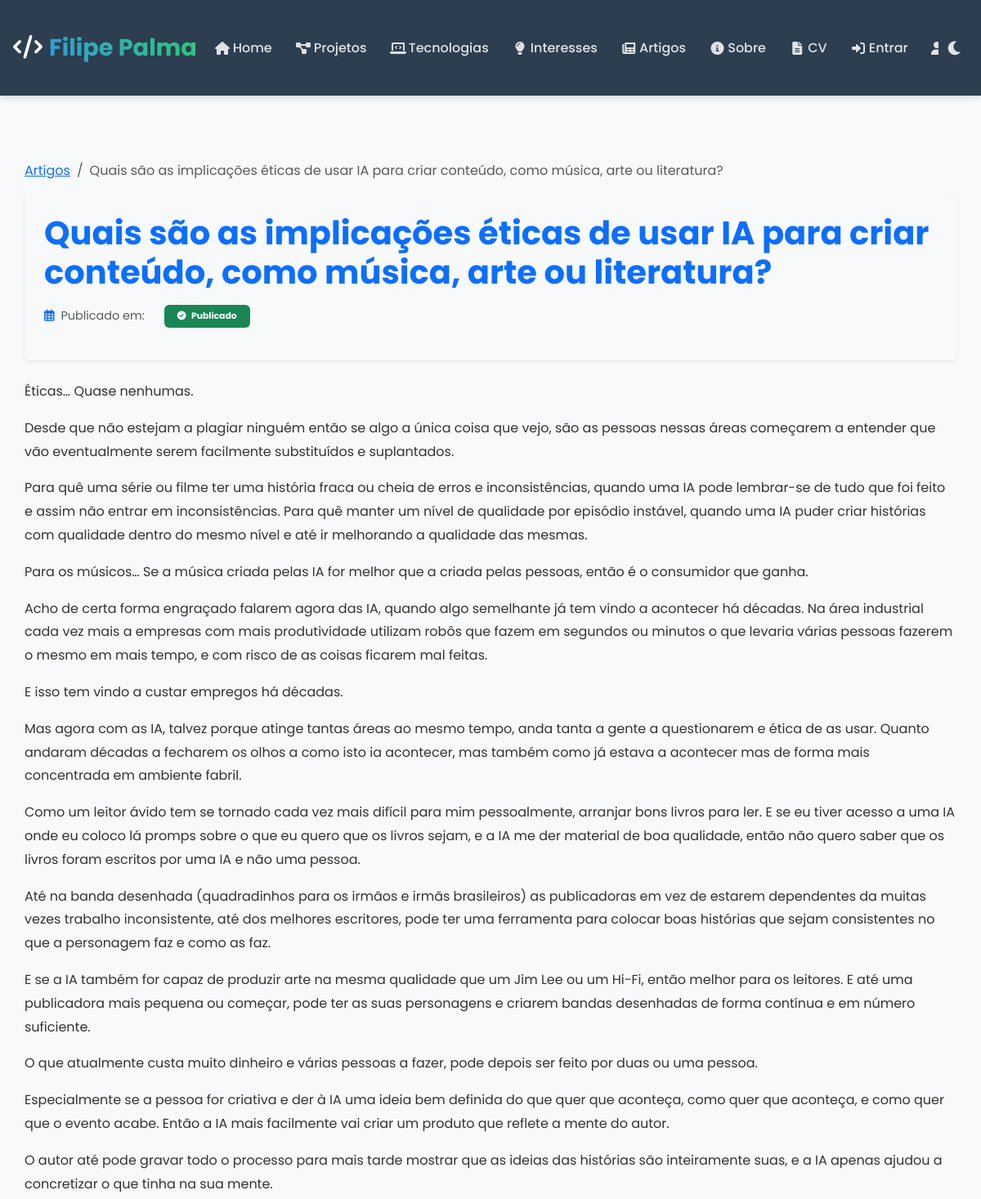
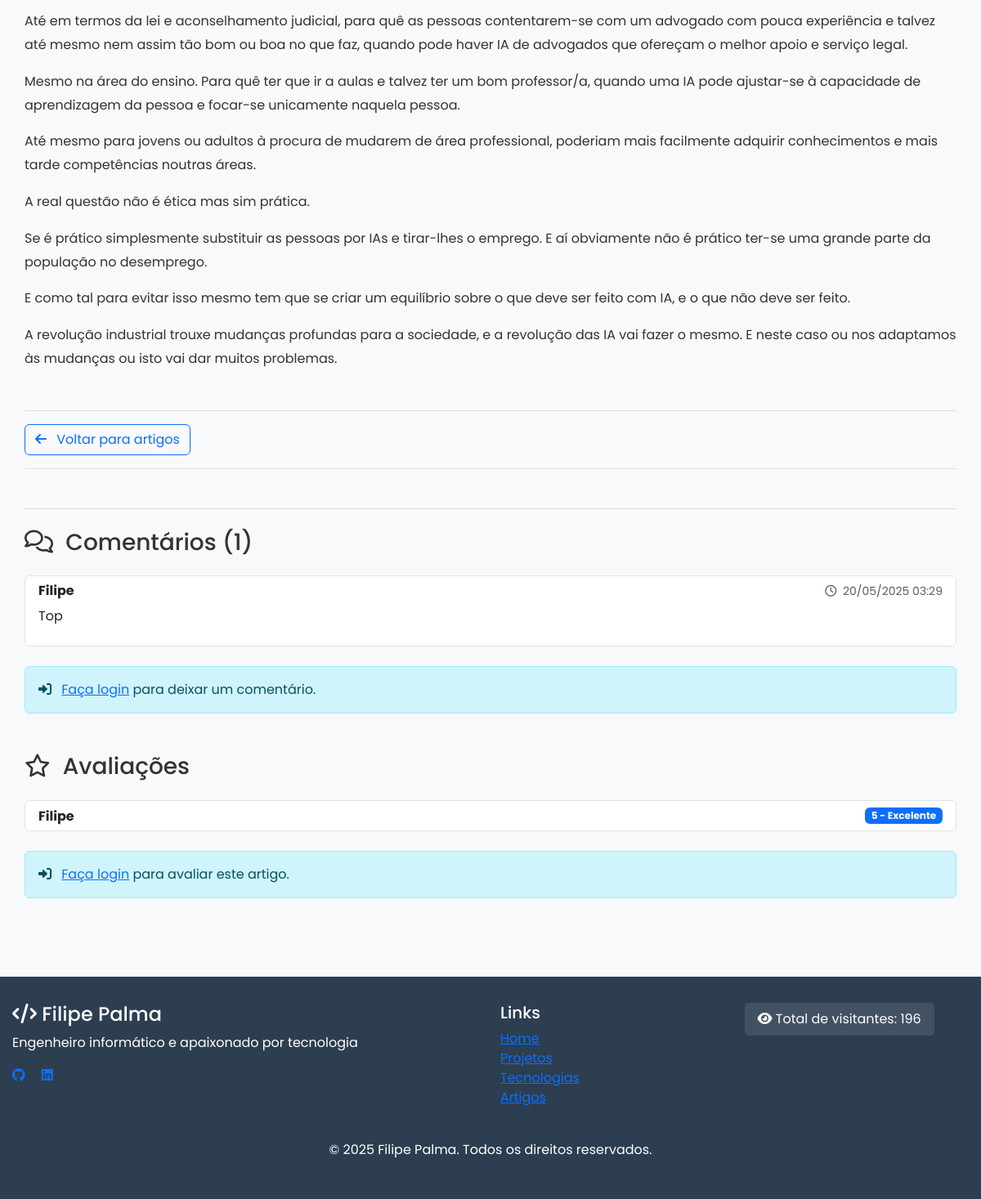
/artigos/quais-sao-as-implicacoes-eticas-de-usar-ia-para-cr/, run on the app's committed database (2 pictures, top to bottom).
### artigos/models.py (models this page shows, shortened)
class Artigo(models.Model):
    STATUS_CHOICES = (
        ('rascunho', 'Rascunho'),
        ('publicado', 'Publicado'),
    )
    titulo = models.CharField(max_length=200)
    subtitulo = models.CharField(max_length=200, blank=True)
    slug = models.SlugField(unique=True)
    autor = models.ForeignKey(Autor, on_delete=models.CASCADE, related_name='artigos')
    conteudo = models.TextField()
    imagem_capa = models.ImageField(upload_to='artigos/capas/', blank=True, null=True)
    data_criacao = models.DateTimeField(auto_now_add=True)
    data_atualizacao = models.DateTimeField(auto_now=True)
    data_publicacao = models.DateTimeField(null=True, blank=True)
    status = models.CharField(max_length=10, choices=STATUS_CHOICES, default='rascunho')
    categorias = models.ManyToManyField(Categoria, related_name='artigos')
    tags = models.ManyToManyField(Tag, related_name='artigos', blank=True)
    tempo_leitura = models.PositiveIntegerField(help_text='Tempo estimado de leitura em minutos', default=5)
    destaque = models.BooleanField(default=False, help_text='Artigo em destaque na página inicial')
    fonte_original = models.URLField(blank=True, help_text='URL da fonte original do artigo, se aplicável')
    class Meta:
        verbose_name = 'Artigo'
        verbose_name_plural = 'Artigos'
        ordering = ['-data_publicacao', '-data_criacao']

class Comentario(models.Model):
    artigo = models.ForeignKey(Artigo, on_delete=models.CASCADE, related_name='comentarios')
    usuario = models.ForeignKey(User, on_delete=models.SET_NULL, null=True, blank=True, related_name='comentarios')
    nome = models.CharField(max_length=100, help_text="Preenchido automaticamente do usuário")
    email = models.EmailField(help_text="Preenchido automaticamente do usuário")
    website = models.URLField(blank=True)
    conteudo = models.TextField(help_text="Apenas texto é permitido nos comentários.")
    data_criacao = models.DateTimeField(auto_now_add=True)
    aprovado = models.BooleanField(default=False)
    parent = models.ForeignKey('self', null=True, blank=True, on_delete=models.CASCADE, related_name='respostas')
    class Meta:
        verbose_name = 'Comentário'
        verbose_name_plural = 'Comentários'
        ordering = ['data_criacao']

class Avaliacao(models.Model):
    PONTUACAO_CHOICES = (
        (1, '1 - Fraco'),
        (2, '2 - Regular'),
        (3, '3 - Bom'),
        (4, '4 - Muito Bom'),
        (5, '5 - Excelente'),
    )
    artigo = models.ForeignKey(Artigo, on_delete=models.CASCADE, related_name='avaliacoes')
    usuario = models.ForeignKey(User, on_delete=models.SET_NULL, null=True, blank=True, related_name='avaliacoes')
    nome = models.CharField(max_length=100, help_text="Preenchido automaticamente do usuário")
    email = models.EmailField(help_text="Preenchido automaticamente do usuário")
    pontuacao = models.IntegerField(choices=PONTUACAO_CHOICES,
                                   help_text="Avalie de 1 a 5 estrelas")
    comentario = models.TextField(blank=True, help_text="Não utilizado conforme requisito")
    data_criacao = models.DateTimeField(auto_now_add=True)
    class Meta:
        verbose_name = 'Avaliação'
        verbose_name_plural = 'Avaliações'
        unique_together = ('artigo', 'email')

### artigos/views.py (the view, shortened to what this page needs)
# urls.py: path('<slug:slug>/', ArtigoDetailView.as_view(), name='artigo-detail'),
class ArtigoDetailView(generic.DetailView):
    model = Artigo
    template_name = 'artigos/artigo_detail.html'
    context_object_name = 'artigo'
    def get_context_data(self, **kwargs):
        ctx = super().get_context_data(**kwargs)
        ctx['comentarios'] = self.object.comentarios.filter(aprovado=True)
        ctx['form_comentario'] = ComentarioForm()
        ctx['avaliacoes'] = self.object.avaliacoes.all()
        ctx['form_avaliacao'] = AvaliacaoForm()
        user = self.request.user
        ctx['pode_aprovar_comentarios'] = user.is_superuser or user.has_perm('artigos.change_comentario')
        ctx['pode_editar_artigo'] = user.is_superuser or user.has_perm('artigos.change_artigo')
        ctx['pode_excluir_artigo'] = user.is_superuser or user.has_perm('artigos.delete_artigo')
        ctx['pode_gerenciar_usuarios'] = user.is_superuser or user.has_perm('auth.change_user')
        ctx['is_autor'] = user.groups.filter(name='Autores').exists() if user.is_authenticated else False
        ctx['is_gestor'] = user.groups.filter(name='Gestores').exists() if user.is_authenticated else False
        ctx['is_superuser'] = user.is_superuser if user.is_authenticated else False
        return ctx

### portfolio/context_processors.py (called while the page is built)
def visitor_count(request):
    return {
        'visitor_count': Visitor.get_total_count()
    }

### portfolio/models.py (called while the page is built)
    @classmethod
    def get_total_count(cls):
        return cls.objects.count()

    @classmethod
    def get_or_create_visitor(cls, session_key):
        visitor, created = cls.objects.get_or_create(session_key=session_key)
        return visitor

### artigos/templates/artigos/artigo_detail.html (shortened to what this page needs)
{% extends 'artigos/base.html' %}
{% load static %}
{% block article_content %}
<div class="container" data-aos="fade-up">
  <nav aria-label="breadcrumb" class="my-3">
    <ol class="breadcrumb">
      <li class="breadcrumb-item"><a href="{% url 'artigos:artigo-list' %}">Artigos</a></li>
      <li class="breadcrumb-item active" aria-current="page">{{ artigo.titulo }}</li>
    </ol>
  </nav>
  <article>
    <header class="mb-4 p-4 bg-light rounded shadow-sm">
      <h1 class="fw-bold mb-3 text-primary">{{ artigo.titulo }}</h1>
      <div class="article-meta d-flex flex-wrap align-items-center mb-2">
        <div class="me-4 mb-2">
          <i class="far fa-calendar-alt me-1 text-primary"></i>
          <span class="text-muted">Publicado em:</span>
        </div>
        {% if artigo.status %}
          <div class="mb-2">
            <span class="badge bg-{% if artigo.status == 'publicado' %}success{% else %}warning{% endif %} px-3 py-2">
              <i class="fas fa-{% if artigo.status == 'publicado' %}check-circle{% else %}clock{% endif %} me-1"></i>
              {{ artigo.status|title }}
            </span>
          </div>
        {% endif %}
      </div>
    </header>
    <div class="article-content mb-5">
      {{ artigo.conteudo|linebreaks }}
    </div>
    <div class="article-actions border-top border-bottom py-3 mb-5">
      <div class="d-flex justify-content-between align-items-center">
        <a href="{% url 'artigos:artigo-list' %}" class="btn btn-outline-primary">
          <i class="fas fa-arrow-left me-2"></i> Voltar para artigos
        </a>
      </div>
    </div>
    <div class="comment-section" id="comentarios">
      <h3 class="mb-4"><i class="far fa-comments me-2"></i> Comentários ({{ comentarios|length }})</h3>
      {% if comentarios %}
        <div class="list-group mb-4">
          {% for c in comentarios %}
            <div class="list-group-item list-group-item-action" data-aos="fade-up" data-aos-delay="{{ forloop.counter|add:'50' }}">
              <div class="d-flex justify-content-between align-items-start mb-2">
                <h6 class="mb-0 fw-bold">{{ c.nome }}</h6>
                <small class="text-muted"><i class="far fa-clock me-1"></i> {{ c.data_criacao|date:"d/m/Y H:i" }}</small>
              </div>
              <div>{{ c.conteudo|linebreaks }}</div>
            </div>
          {% empty %}
            <div class="alert alert-light text-center">Nenhum comentário aprovado.</div>
          {% endfor %}
        </div>
      {% endif %}
      {% if user.is_authenticated %}
        <div class="card shadow-sm mb-5" data-aos="fade-up">
          <div class="card-header bg-light">
            <h5 class="mb-0"><i class="far fa-comment me-2"></i> Deixe um comentário</h5>
          </div>
          <div class="card-body">
            <form method="post">
              {% csrf_token %}
              {% if user.is_authenticated %}
                <div class="alert alert-info mb-3">
                  <i class="fas fa-info-circle me-2"></i>
                  {% if is_superuser or is_autor %}
                    Seus comentários serão aprovados automaticamente.
                  {% else %}
                    Seu comentário será publicado após aprovação por um autor.
                  {% endif %}
                </div>
              {% endif %}
              <div class="mb-3">
                <label for="id_conteudo" class="form-label">Comentário</label>
                {{ form_comentario.conteudo.errors }}
                <textarea name="conteudo" id="id_conteudo" class="form-control" rows="4" placeholder="Seu comentário (apenas texto)...">{{ form_comentario.conteudo.value|default:'' }}</textarea>
                <small class="form-text text-muted">Apenas texto é permitido nos comentários.</small>
              </div>
              <button type="submit" name="submit_comentario" class="btn btn-primary">
                <i class="fas fa-paper-plane me-2"></i> Enviar comentário
              </button>
            </form>
          </div>
        </div>
      {% else %}
        <div class="alert alert-info mb-5">
          <i class="fas fa-sign-in-alt me-2"></i>
          <a href="{% url 'login' %}?next={{ request.path }}">Faça login</a> para deixar um comentário.
        </div>
      {% endif %}
      <h3 class="mb-4"><i class="far fa-star me-2"></i> Avaliações</h3>
      {% if avaliacoes %}
        <div class="list-group mb-4">
          {% for a in avaliacoes %}
            <div class="list-group-item list-group-item-action" data-aos="fade-up" data-aos-delay="{{ forloop.counter|add:'50' }}">
              <div class="d-flex justify-content-between align-items-center">
                <h6 class="mb-0 fw-bold">{{ a.nome }}</h6>
                <span class="badge bg-primary">{{ a.get_pontuacao_display }}</span>
              </div>
            </div>
          {% empty %}
            <div class="alert alert-light text-center">Nenhuma avaliação disponível.</div>
          {% endfor %}
        </div>
      {% endif %}
      {% if user.is_authenticated %}
        <div class="card shadow-sm" data-aos="fade-up">
          <div class="card-header bg-light">
            <h5 class="mb-0"><i class="fas fa-star-half-alt me-2"></i> Avalie este artigo</h5>
          </div>
          <div class="card-body">
            <form method="post">
              {% csrf_token %}
              <div class="mb-3">
                <label for="id_pontuacao" class="form-label">Pontuação</label>
                {{ form_avaliacao.pontuacao.errors }}
                {{ form_avaliacao.pontuacao }}
                <small class="form-text text-muted">Escolha uma pontuação de 1 a 5 estrelas.</small>
              </div>
              <button type="submit" name="submit_avaliacao" class="btn btn-primary">
                <i class="fas fa-paper-plane me-2"></i> Enviar avaliação
              </button>
            </form>
          </div>
        </div>
      {% else %}
        <div class="alert alert-info">
          <i class="fas fa-sign-in-alt me-2"></i>
          <a href="{% url 'login' %}?next={{ request.path }}">Faça login</a> para avaliar este artigo.
        </div>
      {% endif %}
    </div>
  </article>
</div>
{% endblock %}

### static/portfolio/css/style.css (style rules this page uses)
:root { --primary-color: #3498db; --secondary-color: #2ecc71; --bg-color: #f8f9fa; --text-color: #333; --card-bg: #fff; --header-bg: #2c3e50; --footer-bg: #2c3e50; --border-color: #ddd; --hover-color: #e9ecef; --error-color: #dc3545; }
html, body { overflow-x: hidden; width: 100%; max-width: 100%; }
body { font-family: 'Poppins', sans-serif; background-color: var(--bg-color); color: var(--text-color); transition: all 0.3s ease-in-out; min-height: 100vh; display: flex; flex-direction: column; margin: 0; padding: 0; }
header { background-color: var(--header-bg); color: #fff; padding: 1.5rem 0; box-shadow: 0 4px 6px rgba(0, 0, 0, 0.1); }
.btn { position: relative; overflow: hidden; z-index: 1; }
.btn::before { content: ''; position: absolute; top: 0; left: -100%; width: 100%; height: 100%; background: rgba(255, 255, 255, 0.2); transition: left 0.3s ease; z-index: -1; }

### static/portfolio/css/navbar-fix.css (style rules this page uses)
.navbar, .container { max-width: 100vw !important; box-sizing: border-box; overflow-x: hidden; }
body { position: relative; width: 100%; max-width: 100vw; }
.container, .container-fluid { padding-left: 15px; padding-right: 15px; width: 100%; max-width: 100vw; }

### static/portfolio/css/landscape-fix.css (style rules this page uses)
html, body { overflow-x: hidden; max-width: 100%; }

### artigos/templates/artigos/base.html (style rules this page uses)
.article-actions { margin-top: 1.5rem; }
.article-meta { font-size: 0.9rem; color: var(--text-muted); margin-bottom: 1rem; }
.article-content { line-height: 1.8; }
.comment-section { margin-top: 3rem; padding-top: 1.5rem; border-top: 1px solid var(--border-color); }

### data on the page
Artigo: titulo "Quais são as implicações éticas de usar IA para criar conteúdo, como música, arte ou literatura?", status "Publicado", conteudo "Éticas… Quase nenhumas. Desde que não estejam a plagiar ninguém então se algo a única coisa que vejo, são as pessoas nessas áreas começarem a entender que vão eventualmente serem facilmente substituídos e suplantados. Para quê uma série ou filme ter uma história fraca ou cheia de erros e inconsistências, quando uma IA pode lembrar-se de tudo que foi feito e assim não entrar em inconsistências. Para quê manter um nível de qualidade por episódio instável, quando uma IA puder criar histórias com qualidade dentro do mesmo nível e até ir melhorando a qualidade das mesmas. Para os músicos… Se a música criada pelas IA for melhor que a criada pelas pessoas, então é o consumidor que ganha. Acho de…"
Comentario: nome "Filipe", data_criacao "20/05/2025 03:29", conteudo "Top"
Avaliacao: nome "Filipe", pontuacao "5 - Excelente"

### other printed values
{{ comentarios|length }} "1"
{{ visitor_count }} "196"
